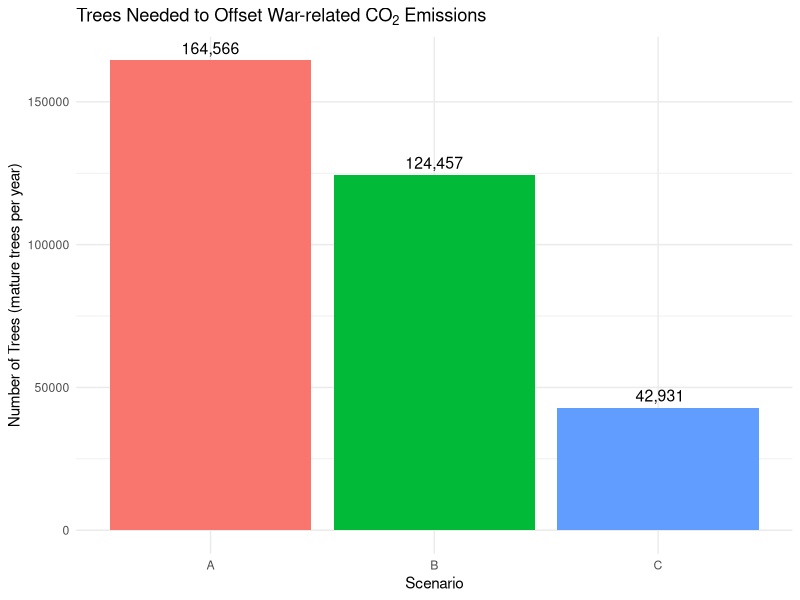

Reproduce this figure in R.
library(ggplot2)
library(dplyr)

# Load CSV
war_emissions <- read.csv("outputs/mc_totals_draws.csv")

# Summarize (average total per scenario)
war_emissions_summary <- war_emissions %>%
  group_by(scenario) %>%
  summarise(total_kgCO2 = mean(total))

# Tree absorption rate - Source : FAO/USDA
kg_per_tree <- 21

# Calculate required trees
war_emissions_summary$trees_needed <- war_emissions_summary$total_kgCO2 / kg_per_tree

# Prevent scientific notation
options(scipen = 999)

# Create plot
p_trees <- ggplot(war_emissions_summary, aes(x = scenario, y = trees_needed, fill = scenario)) +
  geom_bar(stat = "identity") +
  geom_text(aes(label = format(round(trees_needed, 0), big.mark = ",")), 
            vjust = -0.5, size = 4) +
  labs(
    title = expression("Trees Needed to Offset War-related CO"[2]*" Emissions"),
    x = "Scenario",
    y = "Number of Trees (mature trees per year)"
  ) +
  theme_minimal() +
  theme(legend.position = "none")

# Save plot for poster
ggsave("plots/trees_equivalent.png", plot = p_trees, width = 10, height = 6, dpi = 300)